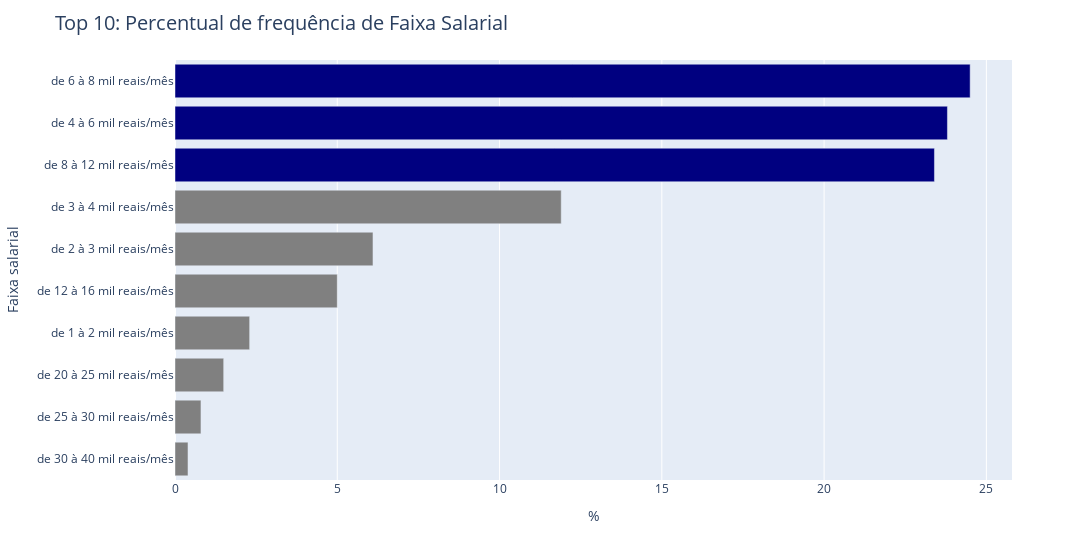

Notebook cell for this chart:
### Code cell
f.grafico_barras(freq_faixa_salarial,'Faixa salarial','Top 10: Percentual de frequência de Faixa Salarial','cores_tres_barras',10)

### Figure 1 — Plotly figure (JSON) as saved in the notebook; plotly's stock layout.template omitted (floating-point values rounded to 4 significant figures)
{"data": [{"alignmentgroup": "True", "hovertemplate": "Faixa salarial=%{y}<br>%=%{x}<extra></extra>", "legendgroup": "de 6 à 8 mil reais/mês", "marker": {"color": "navy", "pattern": {"shape": ""}}, "name": "de 6 à 8 mil reais/mês", "offsetgroup": "de 6 à 8 mil reais/mês", "orientation": "h", "showlegend": true, "textposition": "auto", "type": "bar", "x": [24.5], "xaxis": "x", "y": ["de 6 à 8 mil reais/mês"], "yaxis": "y"}, {"alignmentgroup": "True", "hovertemplate": "Faixa salarial=%{y}<br>%=%{x}<extra></extra>", "legendgroup": "de 4 à 6 mil reais/mês", "marker": {"color": "navy", "pattern": {"shape": ""}}, "name": "de 4 à 6 mil reais/mês", "offsetgroup": "de 4 à 6 mil reais/mês", "orientation": "h", "showlegend": true, "textposition": "auto", "type": "bar", "x": [23.8], "xaxis": "x", "y": ["de 4 à 6 mil reais/mês"], "yaxis": "y"}, {"alignmentgroup": "True", "hovertemplate": "Faixa salarial=%{y}<br>%=%{x}<extra></extra>", "legendgroup": "de 8 à 12 mil reais/mês", "marker": {"color": "navy", "pattern": {"shape": ""}}, "name": "de 8 à 12 mil reais/mês", "offsetgroup": "de 8 à 12 mil reais/mês", "orientation": "h", "showlegend": true, "textposition": "auto", "type": "bar", "x": [23.4], "xaxis": "x", "y": ["de 8 à 12 mil reais/mês"], "yaxis": "y"}, {"alignmentgroup": "True", "hovertemplate": "Faixa salarial=%{y}<br>%=%{x}<extra></extra>", "legendgroup": "de 3 à 4 mil reais/mês", "marker": {"color": "gray", "pattern": {"shape": ""}}, "name": "de 3 à 4 mil reais/mês", "offsetgroup": "de 3 à 4 mil reais/mês", "orientation": "h", "showlegend": true, "textposition": "auto", "type": "bar", "x": [11.9], "xaxis": "x", "y": ["de 3 à 4 mil reais/mês"], "yaxis": "y"}, {"alignmentgroup": "True", "hovertemplate": "Faixa salarial=%{y}<br>%=%{x}<extra></extra>", "legendgroup": "de 2 à 3 mil reais/mês", "marker": {"color": "gray", "pattern": {"shape": ""}}, "name": "de 2 à 3 mil reais/mês", "offsetgroup": "de 2 à 3 mil reais/mês", "orientation": "h", "showlegend": true, "textposition": "auto", "type": "bar", "x": [6.1], "xaxis": "x", "y": ["de 2 à 3 mil reais/mês"], "yaxis": "y"}, {"alignmentgroup": "True", "hovertemplate": "Faixa salarial=%{y}<br>%=%{x}<extra></extra>", "legendgroup": "de 12 à 16 mil reais/mês", "marker": {"color": "gray", "pattern": {"shape": ""}}, "name": "de 12 à 16 mil reais/mês", "offsetgroup": "de 12 à 16 mil reais/mês", "orientation": "h", "showlegend": true, "textposition": "auto", "type": "bar", "x": [5], "xaxis": "x", "y": ["de 12 à 16 mil reais/mês"], "yaxis": "y"}, {"alignmentgroup": "True", "hovertemplate": "Faixa salarial=%{y}<br>%=%{x}<extra></extra>", "legendgroup": "de 1 à 2 mil reais/mês", "marker": {"color": "gray", "pattern": {"shape": ""}}, "name": "de 1 à 2 mil reais/mês", "offsetgroup": "de 1 à 2 mil reais/mês", "orientation": "h", "showlegend": true, "textposition": "auto", "type": "bar", "x": [2.3], "xaxis": "x", "y": ["de 1 à 2 mil reais/mês"], "yaxis": "y"}, {"alignmentgroup": "True", "hovertemplate": "Faixa salarial=%{y}<br>%=%{x}<extra></extra>", "legendgroup": "de 20 à 25 mil reais/mês", "marker": {"color": "gray", "pattern": {"shape": ""}}, "name": "de 20 à 25 mil reais/mês", "offsetgroup": "de 20 à 25 mil reais/mês", "orientation": "h", "showlegend": true, "textposition": "auto", "type": "bar", "x": [1.5], "xaxis": "x", "y": ["de 20 à 25 mil reais/mês"], "yaxis": "y"}, {"alignmentgroup": "True", "hovertemplate": "Faixa salarial=%{y}<br>%=%{x}<extra></extra>", "legendgroup": "de 25 à 30 mil reais/mês", "marker": {"color": "gray", "pattern": {"shape": ""}}, "name": "de 25 à 30 mil reais/mês", "offsetgroup": "de 25 à 30 mil reais/mês", "orientation": "h", "showlegend": true, "textposition": "auto", "type": "bar", "x": [0.8], "xaxis": "x", "y": ["de 25 à 30 mil reais/mês"], "yaxis": "y"}, {"alignmentgroup": "True", "hovertemplate": "Faixa salarial=%{y}<br>%=%{x}<extra></extra>", "legendgroup": "de 30 à 40 mil reais/mês", "marker": {"color": "gray", "pattern": {"shape": ""}}, "name": "de 30 à 40 mil reais/mês", "offsetgroup": "de 30 à 40 mil reais/mês", "orientation": "h", "showlegend": true, "textposition": "auto", "type": "bar", "x": [0.4], "xaxis": "x", "y": ["de 30 à 40 mil reais/mês"], "yaxis": "y"}], "layout": {"barmode": "relative", "legend": {"title": {"text": "Faixa salarial"}, "tracegroupgap": 0}, "margin": {"t": 60}, "showlegend": false, "title": {"font": {"size": 20}, "text": "Top 10: Percentual de frequência de Faixa Salarial"}, "width": 1200, "xaxis": {"anchor": "y", "domain": [0, 1], "title": {"text": "%"}}, "yaxis": {"anchor": "x", "categoryarray": ["de 30 à 40 mil reais/mês", "de 25 à 30 mil reais/mês", "de 20 à 25 mil reais/mês", "de 1 à 2 mil reais/mês", "de 12 à 16 mil reais/mês", "de 2 à 3 mil reais/mês", "de 3 à 4 mil reais/mês", "de 8 à 12 mil reais/mês", "de 4 à 6 mil reais/mês", "de 6 à 8 mil reais/mês"], "categoryorder": "array", "domain": [0, 1], "title": {"text": "Faixa salarial"}}}}
